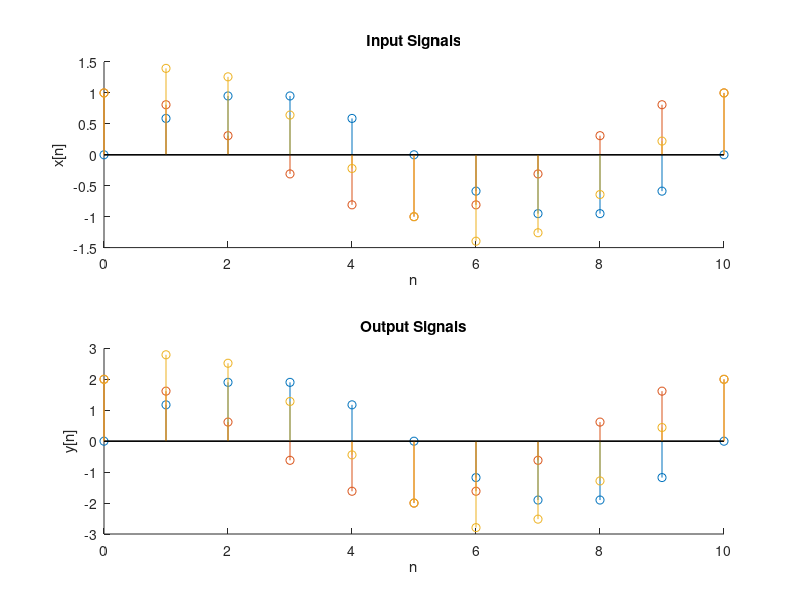

The MATLAB script that drew this image:
% Nicholas Kawwas (40124338)
% ELEC 342 UK-X Lab 2 - Question 2a)
% Determine If a Signal is Linear or Not

clc;
clear all;
close all;
 
n=0:10;
x1=sin((2*pi/10)*n);
x2=cos((2*pi/10)*n);
x3=x2+x1;
 
y1=2*x1;
y2=2*x2;
y3=2*x3;
y4=y1+y2;
 
if (y4 == y3)
    disp('Linear!')
else
    disp('Not Linear!')
end
 
subplot(2,1,1)
 
hold on
 
stem(n, x1)
xlabel('n')
ylabel('x[n]')
title('Input Signals')
 
stem(n, x2)
 
stem(n, x3)
 
hold off
 
subplot(2,1,2)
hold on
 
stem(n, y1)
xlabel('n')
ylabel('y[n]')
title('Output Signals')
 
stem(n, y2)
 
stem(n, y3)
 
hold off
